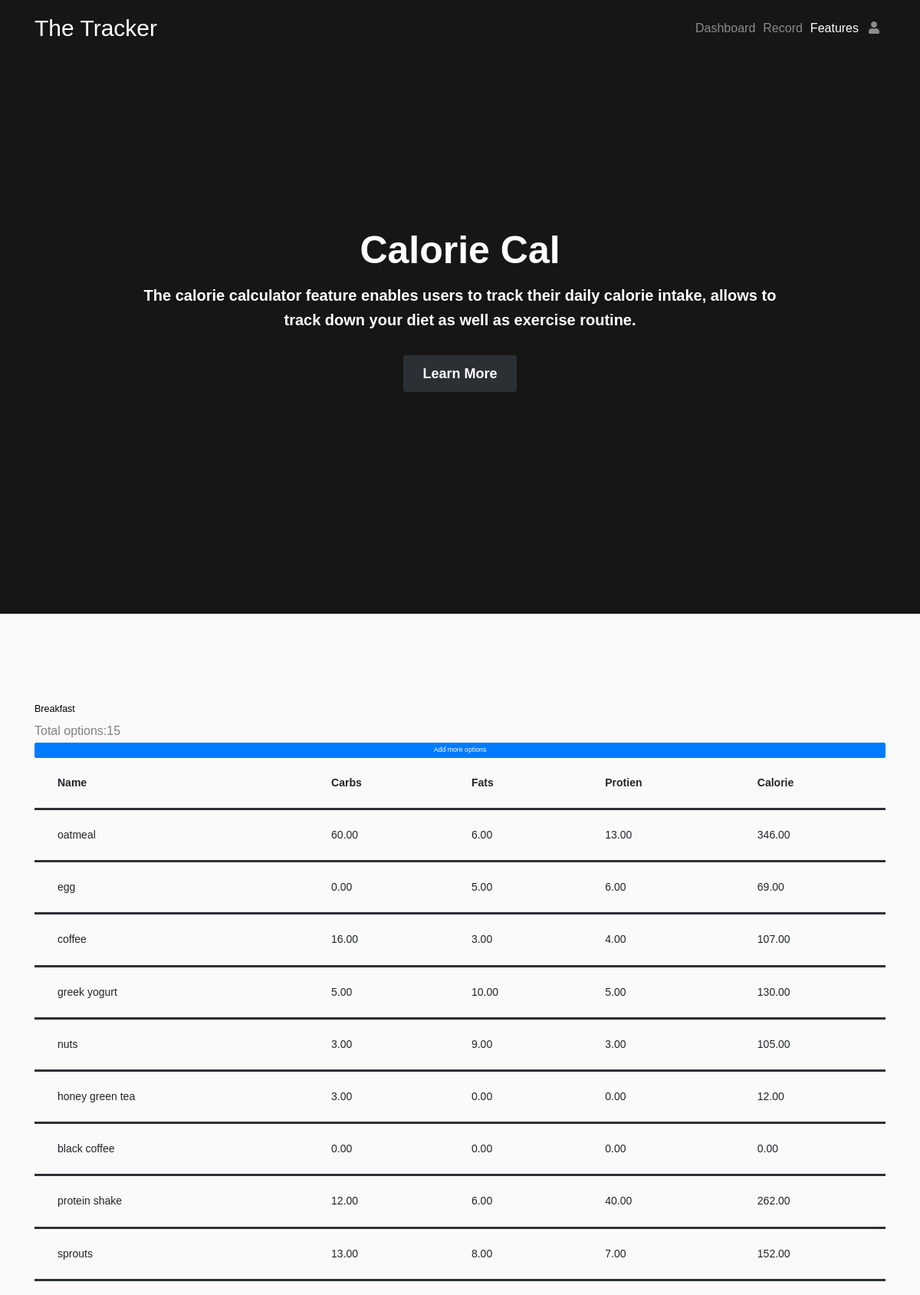
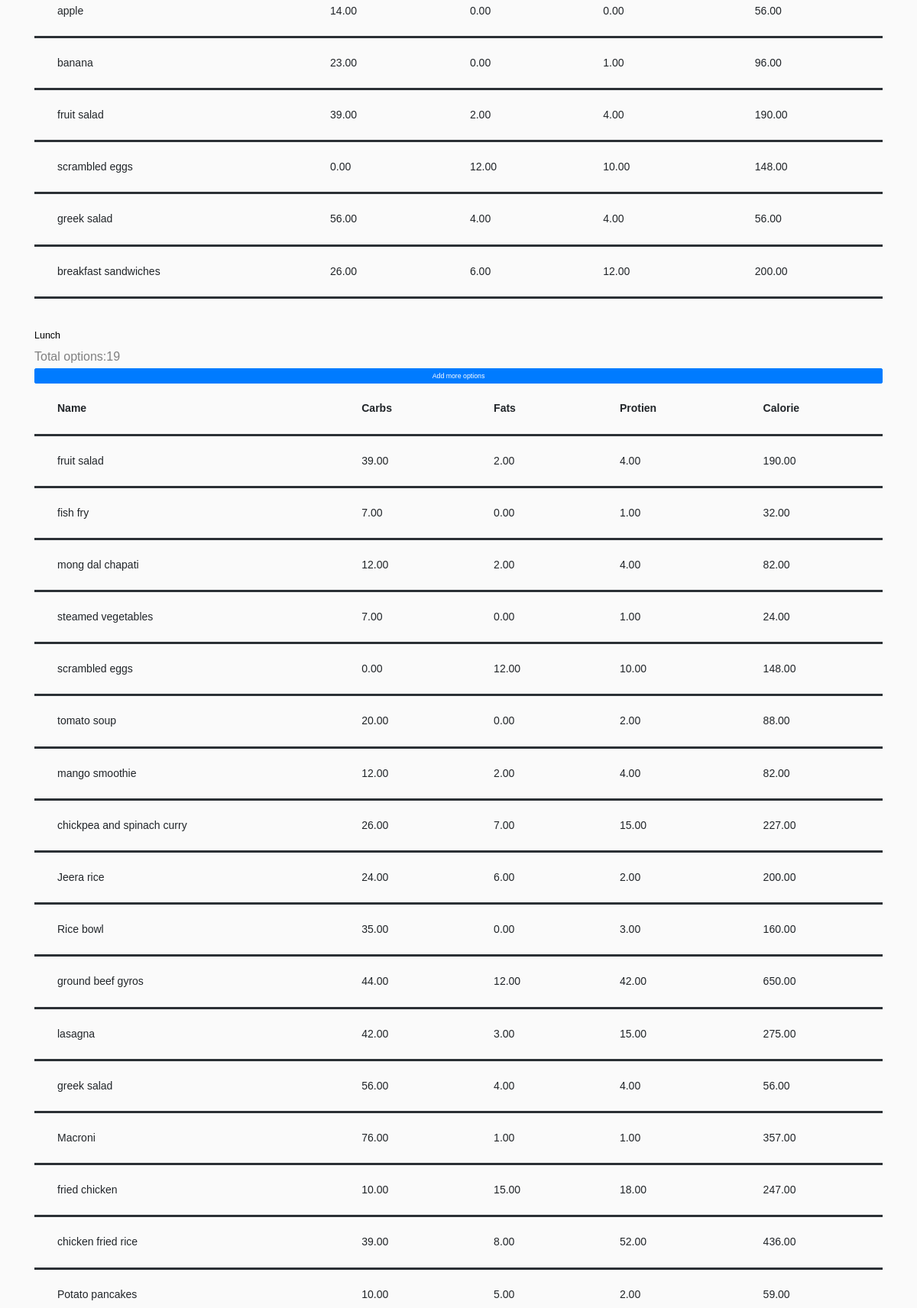
/Fityfeed/product/ (signed in, upper part), run on the app's committed database (2 pictures, top to bottom).
### Fityfeed/models.py (models this page shows, shortened)
class Fooditem(models.Model):
    name = models.CharField(max_length=200)
    category = models.ManyToManyField(Category)
    carbohydrate = models.DecimalField(max_digits=5,decimal_places=2,default=0)
    fats = models.DecimalField(max_digits=5,decimal_places=2,default=0)
    protein = models.DecimalField(max_digits=5,decimal_places=2,default=0)
    calorie=models.DecimalField(max_digits=5,decimal_places=2,default=0,blank=True)
    quantity = models.IntegerField(default=1,null=True,blank=True)

### Fityfeed/decorators.py (the view)
        def wrapper_func(request,*args,**kwargs):
            group=None
            if request.user.groups.exists():
                group=request.user.groups.all()[0].name
            if group in allowed_roles:
                return view_func(request,*args,**kwargs)
            else:
                return HttpResponse("<h1>You are not allowed to access this page</h1>")

### Fityfeed/views.py (called while the page is built)
@login_required(login_url='login')
@allowed_users(allowed_roles=['admin'])
def fooditem(request):
    breakfast=Category.objects.filter(name='breakfast')[0].fooditem_set.all()
    bcnt=breakfast.count()
    lunch=Category.objects.filter(name='lunch')[0].fooditem_set.all()
    lcnt=lunch.count()
    dinner=Category.objects.filter(name='dinner')[0].fooditem_set.all()
    dcnt=dinner.count()
    snacks=Category.objects.filter(name='snacks')[0].fooditem_set.all()
    scnt=snacks.count()
    context={'breakfast':breakfast,
              'bcnt':bcnt,
              'lcnt':lcnt,
              'scnt':scnt,
              'dcnt':dcnt,
              'lunch':lunch,
              'dinner':dinner,
              'snacks':snacks,
            }
    return render(request,'fooditem.html',context)

### Fityfeed/templates/fooditem.html (shortened to what this page needs)
{% extends 'main.html' %}
{% load static%}
{% block content %}
    <div class="flex-box-row">
        <br>
        <br>
        <h5 id="heading">Breakfast</h5>
        <h7>Total options:{{bcnt}}</h7>
            <a class="btn btn-primary  btn-sm btn-block" href="{% url 'createfooditem' %}">Add more options</a>
            <table class="table table-sm">
                <tr>
                    <th>Name</th>
                    <th>Carbs</th>
                    <th>Fats</th>
                    <th>Protien</th>
                    <th>Calorie</th>
                </tr>
               {% for items in breakfast %}
                <tr>
                    <td>{{items.name}} </td>
                    <td>{{items.carbohydrate}} </td>
                    <td>{{items.fats}} </td>
                    <td>{{items.protein}} </td>
                    <td>{{items.calorie}} </td>
                    </tr>
                {% endfor %}
            </table>
    </div>
    <br>
    <div class="flex-box-row">
        <h5 id="heading">Lunch</h5>
        <h7>Total options:{{lcnt}}</h7>
            <a class="btn btn-primary  btn-sm btn-block" href="{% url 'createfooditem' %}">Add more options</a>
            <table class="table table-sm">
                <tr>
                    <th>Name</th>
                    <th>Carbs</th>
                    <th>Fats</th>
                    <th>Protien</th>
                    <th>Calorie</th>
                </tr>
               {% for items in lunch %}
                <tr>
                    <td>{{items.name}} </td>
                    <td>{{items.carbohydrate}} </td>
                    <td>{{items.fats}} </td>
                    <td>{{items.protein}} </td>
                    <td>{{items.calorie}} </td>
                    </tr>
                {% endfor %}
            </table>
    </div>
    <br>
    <br>
    <br>
</div>
{% endblock %}

### expenseTracker/static/addmoney.css (style rules this page uses)
body, html { height: 100%; }
* { box-sizing: border-box; }
.btn { padding-top: 20px; }

### static/index/css/indexBoostrap.css (style rules this page uses)
html { font-size: 62.5%; }
body { margin: 0; font-family: -apple-system, BlinkMacSystemFont, "Segoe UI", Roboto, "Helvetica Neue", Arial, "Noto Sans", sans-serif, "Apple Color Emoji", "Segoe UI Emoji", "Segoe UI Symbol", "Noto Color Emoji"; font-size: 1rem; font-weight: 400; line-height: 1.5; color: #292521; text-align: left; background-color: #fff; }

### Fityfeed/templates/navbar.html (style rules this page uses)
body { background:#fafafa }

### data on the page
Fooditem: name "oatmeal", carbohydrate "60.00", fats "6.00", protein "13.00", calorie "346.00"
Fooditem: name "egg", carbohydrate "0.00", fats "5.00", protein "6.00", calorie "69.00"
Fooditem: name "coffee", carbohydrate "16.00", fats "3.00", protein "4.00", calorie "107.00"
Fooditem: name "greek yogurt", carbohydrate "5.00", fats "10.00", protein "5.00", calorie "130.00"
Fooditem: name "nuts", carbohydrate "3.00", fats "9.00", protein "3.00", calorie "105.00"
Fooditem: name "honey green tea", carbohydrate "3.00", fats "0.00", protein "0.00", calorie "12.00"
Fooditem: name "black coffee", carbohydrate "0.00", fats "0.00", protein "0.00", calorie "0.00"
Fooditem: name "protein shake", carbohydrate "12.00", fats "6.00", protein "40.00", calorie "262.00"
Fooditem: name "sprouts", carbohydrate "13.00", fats "8.00", protein "7.00", calorie "152.00"
Fooditem: name "apple", carbohydrate "14.00", fats "0.00", protein "0.00", calorie "56.00"
Fooditem: name "banana", carbohydrate "23.00", fats "0.00", protein "1.00", calorie "96.00"
Fooditem: name "fruit salad", carbohydrate "39.00", fats "2.00", protein "4.00", calorie "190.00"
Fooditem: name "scrambled eggs", carbohydrate "0.00", fats "12.00", protein "10.00", calorie "148.00"
Fooditem: name "greek salad", carbohydrate "56.00", fats "4.00", protein "4.00", calorie "56.00"
Fooditem: name "breakfast sandwiches", carbohydrate "26.00", fats "6.00", protein "12.00", calorie "200.00"
Fooditem: name "fish fry", carbohydrate "7.00", fats "0.00", protein "1.00", calorie "32.00"
Fooditem: name "mong dal chapati", carbohydrate "12.00", fats "2.00", protein "4.00", calorie "82.00"
Fooditem: name "steamed vegetables", carbohydrate "7.00", fats "0.00", protein "1.00", calorie "24.00"
Fooditem: name "tomato soup", carbohydrate "20.00", fats "0.00", protein "2.00", calorie "88.00"
Fooditem: name "mango smoothie", carbohydrate "12.00", fats "2.00", protein "4.00", calorie "82.00"
Fooditem: name "chickpea and spinach curry", carbohydrate "26.00", fats "7.00", protein "15.00", calorie "227.00"
Fooditem: name "Jeera rice", carbohydrate "24.00", fats "6.00", protein "2.00", calorie "200.00"
Fooditem: name "Rice bowl", carbohydrate "35.00", fats "0.00", protein "3.00", calorie "160.00"
Fooditem: name "ground beef gyros", carbohydrate "44.00", fats "12.00", protein "42.00", calorie "650.00"
Fooditem: name "lasagna", carbohydrate "42.00", fats "3.00", protein "15.00", calorie "275.00"
Fooditem: name "Macroni", carbohydrate "76.00", fats "1.00", protein "1.00", calorie "357.00"
Fooditem: name "fried chicken", carbohydrate "10.00", fats "15.00", protein "18.00", calorie "247.00"
Fooditem: name "chicken fried rice", carbohydrate "39.00", fats "8.00", protein "52.00", calorie "436.00"
Fooditem: name "Potato pancakes", carbohydrate "10.00", fats "5.00", protein "2.00", calorie "59.00"

### other printed values
{{ bcnt }} "15"
{{ lcnt }} "19"
